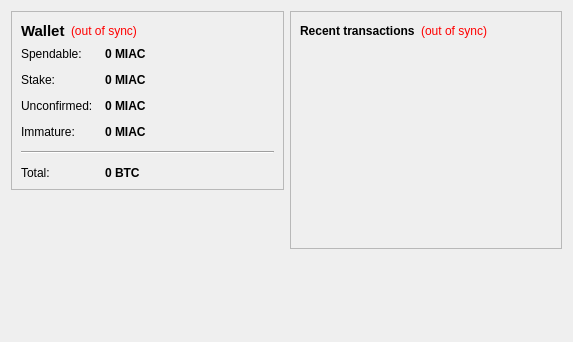
<?xml version="1.0" encoding="UTF-8"?>
<ui version="4.0">
 <class>OverviewPage</class>
 <widget class="QWidget" name="OverviewPage">
  <property name="geometry">
   <rect>
    <x>0</x>
    <y>0</y>
    <width>573</width>
    <height>342</height>
   </rect>
  </property>
  <property name="windowTitle">
   <string>Form</string>
  </property>
  <layout class="QHBoxLayout" name="horizontalLayout" stretch="1,1">
   <item>
    <layout class="QVBoxLayout" name="verticalLayout_2">
     <item>
      <widget class="QFrame" name="frame">
       <property name="frameShape">
        <enum>QFrame::StyledPanel</enum>
       </property>
       <property name="frameShadow">
        <enum>QFrame::Raised</enum>
       </property>
       <layout class="QVBoxLayout" name="verticalLayout_4">
        <item>
         <layout class="QHBoxLayout" name="horizontalLayout_4">
          <item>
           <widget class="QLabel" name="label_5">
            <property name="font">
             <font>
              <pointsize>11</pointsize>
              <weight>75</weight>
              <bold>true</bold>
             </font>
            </property>
            <property name="text">
             <string>Wallet</string>
            </property>
           </widget>
          </item>
          <item>
           <widget class="QLabel" name="labelWalletStatus">
            <property name="toolTip">
             <string>The displayed information may be out of date. Your wallet automatically synchronizes with the Miacoin network after a connection is established, but this process has not completed yet.</string>
            </property>
            <property name="styleSheet">
             <string notr="true">QLabel { color: red; }</string>
            </property>
            <property name="text">
             <string notr="true">(out of sync)</string>
            </property>
            <property name="alignment">
             <set>Qt::AlignLeading|Qt::AlignLeft|Qt::AlignVCenter</set>
            </property>
           </widget>
          </item>
          <item>
           <spacer name="horizontalSpacer_2">
            <property name="orientation">
             <enum>Qt::Horizontal</enum>
            </property>
            <property name="sizeHint" stdset="0">
             <size>
              <width>40</width>
              <height>20</height>
             </size>
            </property>
           </spacer>
          </item>
         </layout>
        </item>
        <item>
         <layout class="QFormLayout" name="formLayout_2">
          <property name="fieldGrowthPolicy">
           <enum>QFormLayout::AllNonFixedFieldsGrow</enum>
          </property>
          <property name="horizontalSpacing">
           <number>12</number>
          </property>
          <property name="verticalSpacing">
           <number>12</number>
          </property>
          <item row="0" column="0">
           <widget class="QLabel" name="label">
            <property name="text">
             <string>Spendable:</string>
            </property>
           </widget>
          </item>
          <item row="0" column="1">
           <widget class="QLabel" name="labelBalance">
            <property name="font">
             <font>
              <weight>75</weight>
              <bold>true</bold>
             </font>
            </property>
            <property name="cursor">
             <cursorShape>IBeamCursor</cursorShape>
            </property>
            <property name="toolTip">
             <string>Your current spendable balance</string>
            </property>
            <property name="text">
             <string notr="true">0 MIAC</string>
            </property>
            <property name="textInteractionFlags">
             <set>Qt::LinksAccessibleByMouse|Qt::TextSelectableByKeyboard|Qt::TextSelectableByMouse</set>
            </property>
           </widget>
          </item>
          <item row="1" column="0">
           <widget class="QLabel" name="label_6">
            <property name="text">
             <string>Stake:</string>
            </property>
           </widget>
          </item>
          <item row="1" column="1">
           <widget class="QLabel" name="labelStake">
            <property name="font">
             <font>
              <weight>75</weight>
              <bold>true</bold>
             </font>
            </property>
            <property name="cursor">
             <cursorShape>IBeamCursor</cursorShape>
            </property>
            <property name="toolTip">
             <string>Total of coins that was staked, and do not yet count toward the current balance</string>
            </property>
            <property name="text">
             <string notr="true">0 MIAC</string>
            </property>
            <property name="textInteractionFlags">
             <set>Qt::LinksAccessibleByMouse|Qt::TextSelectableByKeyboard|Qt::TextSelectableByMouse</set>
            </property>
           </widget>
          </item>
          <item row="2" column="0">
           <widget class="QLabel" name="label_3">
            <property name="text">
             <string>Unconfirmed:</string>
            </property>
           </widget>
          </item>
          <item row="2" column="1">
           <widget class="QLabel" name="labelUnconfirmed">
            <property name="font">
             <font>
              <weight>75</weight>
              <bold>true</bold>
             </font>
            </property>
            <property name="cursor">
             <cursorShape>IBeamCursor</cursorShape>
            </property>
            <property name="toolTip">
             <string>Total of transactions that have yet to be confirmed, and do not yet count toward the current balance</string>
            </property>
            <property name="text">
             <string notr="true">0 MIAC</string>
            </property>
            <property name="textInteractionFlags">
             <set>Qt::LinksAccessibleByMouse|Qt::TextSelectableByKeyboard|Qt::TextSelectableByMouse</set>
            </property>
           </widget>
          </item>
          <item row="3" column="0">
           <widget class="QLabel" name="labelImmatureText">
            <property name="text">
             <string>Immature:</string>
            </property>
           </widget>
          </item>
          <item row="3" column="1">
           <widget class="QLabel" name="labelImmature">
            <property name="font">
             <font>
              <weight>75</weight>
              <bold>true</bold>
             </font>
            </property>
            <property name="toolTip">
             <string>Mined balance that has not yet matured</string>
            </property>
            <property name="text">
             <string notr="true">0 MIAC</string>
            </property>
            <property name="textInteractionFlags">
             <set>Qt::LinksAccessibleByMouse|Qt::TextSelectableByKeyboard|Qt::TextSelectableByMouse</set>
            </property>
           </widget>
          </item>
          <item row="4" column="0" colspan="2">
           <widget class="Line" name="line">
            <property name="orientation">
             <enum>Qt::Horizontal</enum>
            </property>
           </widget>
          </item>
          <item row="5" column="0">
           <widget class="QLabel" name="labelTotalText">
            <property name="text">
             <string>Total:</string>
            </property>
           </widget>
          </item>
          <item row="5" column="1">
           <widget class="QLabel" name="labelTotal">
            <property name="font">
             <font>
              <weight>75</weight>
              <bold>true</bold>
             </font>
            </property>
            <property name="cursor">
             <cursorShape>IBeamCursor</cursorShape>
            </property>
            <property name="toolTip">
             <string>Your current total balance</string>
            </property>
            <property name="text">
             <string notr="true">0 BTC</string>
            </property>
            <property name="textInteractionFlags">
             <set>Qt::LinksAccessibleByMouse|Qt::TextSelectableByKeyboard|Qt::TextSelectableByMouse</set>
            </property>
           </widget>
          </item>
         </layout>
        </item>
       </layout>
      </widget>
     </item>
     <item>
      <spacer name="verticalSpacer">
       <property name="orientation">
        <enum>Qt::Vertical</enum>
       </property>
       <property name="sizeHint" stdset="0">
        <size>
         <width>20</width>
         <height>40</height>
        </size>
       </property>
      </spacer>
     </item>
    </layout>
   </item>
   <item>
    <layout class="QVBoxLayout" name="verticalLayout_3">
     <item>
      <widget class="QFrame" name="frame_2">
       <property name="frameShape">
        <enum>QFrame::StyledPanel</enum>
       </property>
       <property name="frameShadow">
        <enum>QFrame::Raised</enum>
       </property>
       <layout class="QVBoxLayout" name="verticalLayout">
        <item>
         <layout class="QHBoxLayout" name="horizontalLayout_2">
          <item>
           <widget class="QLabel" name="label_4">
            <property name="text">
             <string>&lt;b&gt;Recent transactions&lt;/b&gt;</string>
            </property>
           </widget>
          </item>
          <item>
           <widget class="QLabel" name="labelTransactionsStatus">
            <property name="toolTip">
             <string>The displayed information may be out of date. Your wallet automatically synchronizes with the Miacoin network after a connection is established, but this process has not completed yet.</string>
            </property>
            <property name="styleSheet">
             <string notr="true">QLabel { color: red; }</string>
            </property>
            <property name="text">
             <string notr="true">(out of sync)</string>
            </property>
            <property name="alignment">
             <set>Qt::AlignRight|Qt::AlignTrailing|Qt::AlignVCenter</set>
            </property>
           </widget>
          </item>
          <item>
           <spacer name="horizontalSpacer">
            <property name="orientation">
             <enum>Qt::Horizontal</enum>
            </property>
            <property name="sizeHint" stdset="0">
             <size>
              <width>40</width>
              <height>20</height>
             </size>
            </property>
           </spacer>
          </item>
         </layout>
        </item>
        <item>
         <widget class="QListView" name="listTransactions">
          <property name="styleSheet">
           <string notr="true">QListView { background: transparent; }</string>
          </property>
          <property name="frameShape">
           <enum>QFrame::NoFrame</enum>
          </property>
          <property name="verticalScrollBarPolicy">
           <enum>Qt::ScrollBarAlwaysOff</enum>
          </property>
          <property name="horizontalScrollBarPolicy">
           <enum>Qt::ScrollBarAlwaysOff</enum>
          </property>
          <property name="selectionMode">
           <enum>QAbstractItemView::NoSelection</enum>
          </property>
         </widget>
        </item>
       </layout>
      </widget>
     </item>
     <item>
      <spacer name="verticalSpacer_2">
       <property name="orientation">
        <enum>Qt::Vertical</enum>
       </property>
       <property name="sizeHint" stdset="0">
        <size>
         <width>20</width>
         <height>40</height>
        </size>
       </property>
      </spacer>
     </item>
    </layout>
   </item>
  </layout>
 </widget>
 <resources/>
 <connections/>
</ui>
